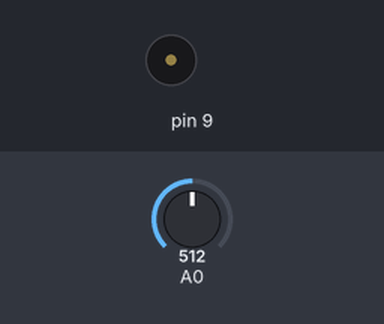
The sketch below on a simulated Arduino Uno, built with avr-gcc and run on an emulated ATmega328P. Shown: buzzer (waves = sounding). The test bench sets the inputs (shaded band); at power-on: A0 = 512.

Above: at 0.0 s.
At 5.1 s:
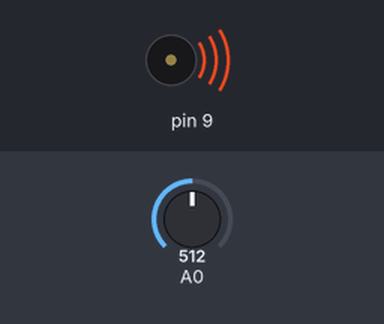
Timing chart, 0 to 6.6 s (numbered marks = the images above):
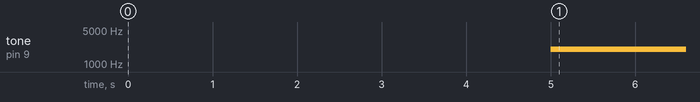

The sketch:

9_LDR_theremin.ino
```cpp
int sensorValue = 0;
int sensorHigh = 0;
int sensorLow = 0;

void setup() {
  /* Configuración del theremin (5 primeros seg. del programa) */
  /* ------------------------------------------------------------ */
  while(millis() < 5000){
    /* Leo el valor de la fotocélula */
    sensorValue = analogRead(A0);

    /* Cuando el valor sea el máximo registrado */
    if(sensorValue > sensorHigh){
      sensorHigh = sensorValue;
    }
    /* Cuando el valor sea el mínimo registrado */
    if(sensorValue < sensorLow){
      sensorLow = sensorValue;
    }
   }
   /* Fin cofiguración (cuando pasan 5 seg.) */
  /* ------------------------------------------------------------ */
}

void loop() {
  /* Leo el valor de la fotocélula */
  sensorValue = analogRead(A0);

  /* Mapeo el valor para convertirlo a Mhz */
  int mapped = map(sensorValue, sensorLow, sensorHigh, 50, 2000);

  /* Con la función tone() hago que suene el altavoz */
  tone(9 , mapped, 20);

  delay(10);
}
```

Measured:
- by itself, tone on pin 9: silent → 2000 Hz at 5.0 s
